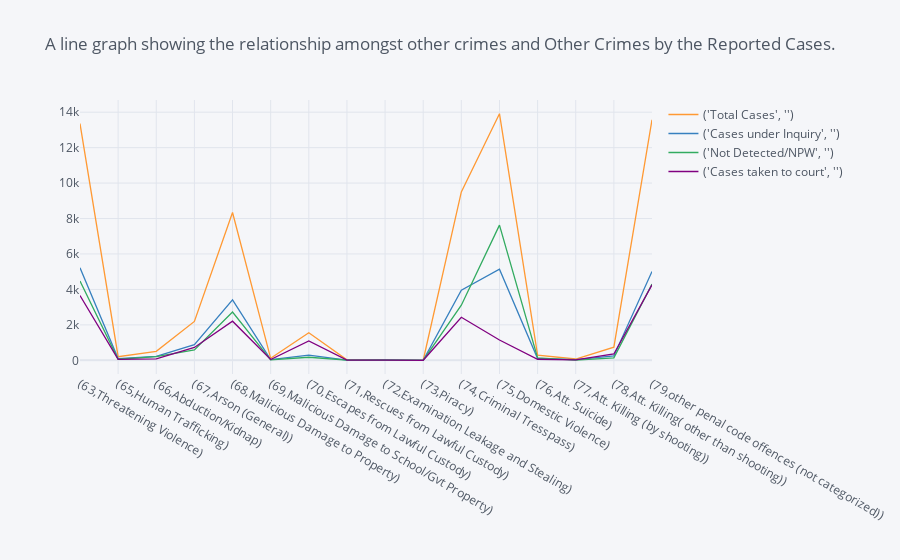

The cell this chart's notebook holds for it:
### Code cell
# Line graph for the Data stored in variable ActualAccusedcharged
reportedcases.iplot(kind='line',title='A line graph showing the relationship amongst other crimes and Other Crimes by the Reported Cases.')

### Figure 1 — Plotly figure (JSON) as saved in the notebook; plotly's stock layout.template omitted (floating-point values rounded to 4 significant figures)
{"data": [{"line": {"color": "rgba(255, 153, 51, 1.0)", "dash": "solid", "shape": "linear", "width": 1.3}, "mode": "lines", "name": "('Total Cases', '')", "text": "", "type": "scatter", "x": ["(63,Threatening Violence)", "(65,Human Trafficking)", "(66,Abduction/Kidnap)", "(67,Arson (General))", "(68,Malicious Damage to Property)", "(69,Malicious Damage to School/Gvt Property)", "(70,Escapes from Lawful Custody)", "(71,Rescues from Lawful Custody)", "(72,Examination Leakage and Stealing)", "(73,Piracy)", "(74,Criminal Tresspass)", "(75,Domestic Violence)", "(76,Att. Suicide)", "(77,Att. Killing (by shooting))", "(78,Att. Killing( other than shooting))", "(79,other penal code offences (not categorized))"], "y": [13357, 206, 507, 2196, 8339, 113, 1557, 26, 31, 3, 9500, 13916, 293, 72, 740, 13570]}, {"line": {"color": "rgba(55, 128, 191, 1.0)", "dash": "solid", "shape": "linear", "width": 1.3}, "mode": "lines", "name": "('Cases under Inquiry', '')", "text": "", "type": "scatter", "x": ["(63,Threatening Violence)", "(65,Human Trafficking)", "(66,Abduction/Kidnap)", "(67,Arson (General))", "(68,Malicious Damage to Property)", "(69,Malicious Damage to School/Gvt Property)", "(70,Escapes from Lawful Custody)", "(71,Rescues from Lawful Custody)", "(72,Examination Leakage and Stealing)", "(73,Piracy)", "(74,Criminal Tresspass)", "(75,Domestic Violence)", "(76,Att. Suicide)", "(77,Att. Killing (by shooting))", "(78,Att. Killing( other than shooting))", "(79,other penal code offences (not categorized))"], "y": [5223, 98, 227, 885, 3409, 38, 292, 6, 17, 3, 3959, 5143, 101, 42, 246, 5011]}, {"line": {"color": "rgba(50, 171, 96, 1.0)", "dash": "solid", "shape": "linear", "width": 1.3}, "mode": "lines", "name": "('Not Detected/NPW', '')", "text": "", "type": "scatter", "x": ["(63,Threatening Violence)", "(65,Human Trafficking)", "(66,Abduction/Kidnap)", "(67,Arson (General))", "(68,Malicious Damage to Property)", "(69,Malicious Damage to School/Gvt Property)", "(70,Escapes from Lawful Custody)", "(71,Rescues from Lawful Custody)", "(72,Examination Leakage and Stealing)", "(73,Piracy)", "(74,Criminal Tresspass)", "(75,Domestic Violence)", "(76,Att. Suicide)", "(77,Att. Killing (by shooting))", "(78,Att. Killing( other than shooting))", "(79,other penal code offences (not categorized))"], "y": [4477, 58, 202, 584, 2723, 28, 172, 7, 5, 0, 3111, 7627, 132, 11, 135, 4301]}, {"line": {"color": "rgba(128, 0, 128, 1.0)", "dash": "solid", "shape": "linear", "width": 1.3}, "mode": "lines", "name": "('Cases taken to court', '')", "text": "", "type": "scatter", "x": ["(63,Threatening Violence)", "(65,Human Trafficking)", "(66,Abduction/Kidnap)", "(67,Arson (General))", "(68,Malicious Damage to Property)", "(69,Malicious Damage to School/Gvt Property)", "(70,Escapes from Lawful Custody)", "(71,Rescues from Lawful Custody)", "(72,Examination Leakage and Stealing)", "(73,Piracy)", "(74,Criminal Tresspass)", "(75,Domestic Violence)", "(76,Att. Suicide)", "(77,Att. Killing (by shooting))", "(78,Att. Killing( other than shooting))", "(79,other penal code offences (not categorized))"], "y": [3657, 50, 78, 727, 2207, 47, 1093, 13, 9, 0, 2430, 1146, 60, 19, 359, 4258]}], "layout": {"legend": {"bgcolor": "#F5F6F9", "font": {"color": "#4D5663"}}, "paper_bgcolor": "#F5F6F9", "plot_bgcolor": "#F5F6F9", "title": {"font": {"color": "#4D5663"}, "text": "A line graph showing the relationship amongst other crimes and Other Crimes by the Reported Cases."}, "xaxis": {"gridcolor": "#E1E5ED", "showgrid": true, "tickfont": {"color": "#4D5663"}, "title": {"font": {"color": "#4D5663"}, "text": ""}, "zerolinecolor": "#E1E5ED"}, "yaxis": {"gridcolor": "#E1E5ED", "showgrid": true, "tickfont": {"color": "#4D5663"}, "title": {"font": {"color": "#4D5663"}, "text": ""}, "zerolinecolor": "#E1E5ED"}}}
